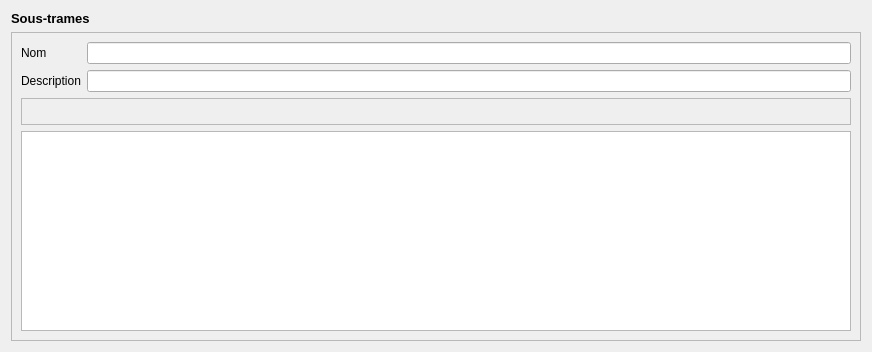
             <widget class="QWidget" name="stTab">
              <attribute name="title">
               <string>2 - Sous-trames</string>
              </attribute>
              <layout class="QVBoxLayout" name="verticalLayout_4">
               <item>
                <widget class="QLabel" name="label_102">
                 <property name="sizePolicy">
                  <sizepolicy hsizetype="Expanding" vsizetype="Fixed">
                   <horstretch>0</horstretch>
                   <verstretch>0</verstretch>
                  </sizepolicy>
                 </property>
                 <property name="font">
                  <font>
                   <pointsize>10</pointsize>
                   <weight>75</weight>
                   <bold>true</bold>
                  </font>
                 </property>
                 <property name="text">
                  <string>Sous-trames</string>
                 </property>
                </widget>
               </item>
               <item>
                <widget class="QFrame" name="frame_28">
                 <property name="sizePolicy">
                  <sizepolicy hsizetype="Expanding" vsizetype="Expanding">
                   <horstretch>0</horstretch>
                   <verstretch>0</verstretch>
                  </sizepolicy>
                 </property>
                 <property name="frameShape">
                  <enum>QFrame::StyledPanel</enum>
                 </property>
                 <property name="frameShadow">
                  <enum>QFrame::Raised</enum>
                 </property>
                 <layout class="QGridLayout" name="gridLayout_4">
                  <item row="0" column="0">
                   <widget class="QLabel" name="label_103">
                    <property name="sizePolicy">
                     <sizepolicy hsizetype="Fixed" vsizetype="Fixed">
                      <horstretch>0</horstretch>
                      <verstretch>0</verstretch>
                     </sizepolicy>
                    </property>
                    <property name="text">
                     <string>Nom</string>
                    </property>
                   </widget>
                  </item>
                  <item row="0" column="1">
                   <widget class="QLineEdit" name="stName">
                    <property name="minimumSize">
                     <size>
                      <width>200</width>
                      <height>10</height>
                     </size>
                    </property>
                   </widget>
                  </item>
                  <item row="1" column="0">
                   <widget class="QLabel" name="label_104">
                    <property name="sizePolicy">
                     <sizepolicy hsizetype="Fixed" vsizetype="Fixed">
                      <horstretch>0</horstretch>
                      <verstretch>0</verstretch>
                     </sizepolicy>
                    </property>
                    <property name="text">
                     <string>Description</string>
                    </property>
                   </widget>
                  </item>
                  <item row="1" column="1">
                   <widget class="QLineEdit" name="stDescr">
                    <property name="minimumSize">
                     <size>
                      <width>200</width>
                      <height>10</height>
                     </size>
                    </property>
                   </widget>
                  </item>
                  <item row="2" column="0" colspan="2">
                   <widget class="QFrame" name="frame_13">
                    <property name="minimumSize">
                     <size>
                      <width>0</width>
                      <height>25</height>
                     </size>
                    </property>
                    <property name="frameShape">
                     <enum>QFrame::StyledPanel</enum>
                    </property>
                    <property name="frameShadow">
                     <enum>QFrame::Raised</enum>
                    </property>
                    <layout class="QHBoxLayout" name="horizontalLayout_15">
                     <property name="spacing">
                      <number>3</number>
                     </property>
                     <property name="leftMargin">
                      <number>2</number>
                     </property>
                     <property name="topMargin">
                      <number>0</number>
                     </property>
                     <property name="rightMargin">
                      <number>2</number>
                     </property>
                     <property name="bottomMargin">
                      <number>0</number>
                     </property>
                     <item>
                      <widget class="QToolButton" name="stAdd">
                       <property name="sizePolicy">
                        <sizepolicy hsizetype="Fixed" vsizetype="Fixed">
                         <horstretch>0</horstretch>
                         <verstretch>0</verstretch>
                        </sizepolicy>
                       </property>
                       <property name="minimumSize">
                        <size>
                         <width>25</width>
                         <height>25</height>
                        </size>
                       </property>
                       <property name="toolTip">
                        <string>Ajouter la sous-trame</string>
                       </property>
                       <property name="text">
                        <string/>
                       </property>
                       <property name="icon">
                        <iconset>
                         <normaloff>:/plugins/eco_cont/icons/symbologyAdd.svg</normaloff>:/plugins/eco_cont/icons/symbologyAdd.svg</iconset>
                       </property>
                       <property name="autoRaise">
                        <bool>true</bool>
                       </property>
                      </widget>
                     </item>
                     <item>
                      <widget class="QToolButton" name="stRemove">
                       <property name="sizePolicy">
                        <sizepolicy hsizetype="Fixed" vsizetype="Fixed">
                         <horstretch>0</horstretch>
                         <verstretch>0</verstretch>
                        </sizepolicy>
                       </property>
                       <property name="minimumSize">
                        <size>
                         <width>25</width>
                         <height>25</height>
                        </size>
                       </property>
                       <property name="toolTip">
                        <string>Supprimer les sous-trames sélectionnées</string>
                       </property>
                       <property name="text">
                        <string/>
                       </property>
                       <property name="icon">
                        <iconset>
                         <normaloff>:/plugins/eco_cont/icons/symbologyRemove.svg</normaloff>:/plugins/eco_cont/icons/symbologyRemove.svg</iconset>
                       </property>
                       <property name="autoRaise">
                        <bool>true</bool>
                       </property>
                      </widget>
                     </item>
                     <item>
                      <spacer name="horizontalSpacer_22">
                       <property name="orientation">
                        <enum>Qt::Horizontal</enum>
                       </property>
                       <property name="sizeHint" stdset="0">
                        <size>
                         <width>771</width>
                         <height>20</height>
                        </size>
                       </property>
                      </spacer>
                     </item>
                    </layout>
                   </widget>
                  </item>
                  <item row="3" column="0" colspan="2">
                   <widget class="QTableView" name="stView">
                    <property name="minimumSize">
                     <size>
                      <width>350</width>
                      <height>200</height>
                     </size>
                    </property>
                    <property name="verticalScrollBarPolicy">
                     <enum>Qt::ScrollBarAsNeeded</enum>
                    </property>
                    <property name="sizeAdjustPolicy">
                     <enum>QAbstractScrollArea::AdjustIgnored</enum>
                    </property>
                    <property name="editTriggers">
                     <set>QAbstractItemView::NoEditTriggers</set>
                    </property>
                    <property name="selectionBehavior">
                     <enum>QAbstractItemView::SelectRows</enum>
                    </property>
                    <property name="sortingEnabled">
                     <bool>true</bool>
                    </property>
                   </widget>
                  </item>
                 </layout>
                </widget>
               </item>
              </layout>
             </widget>
